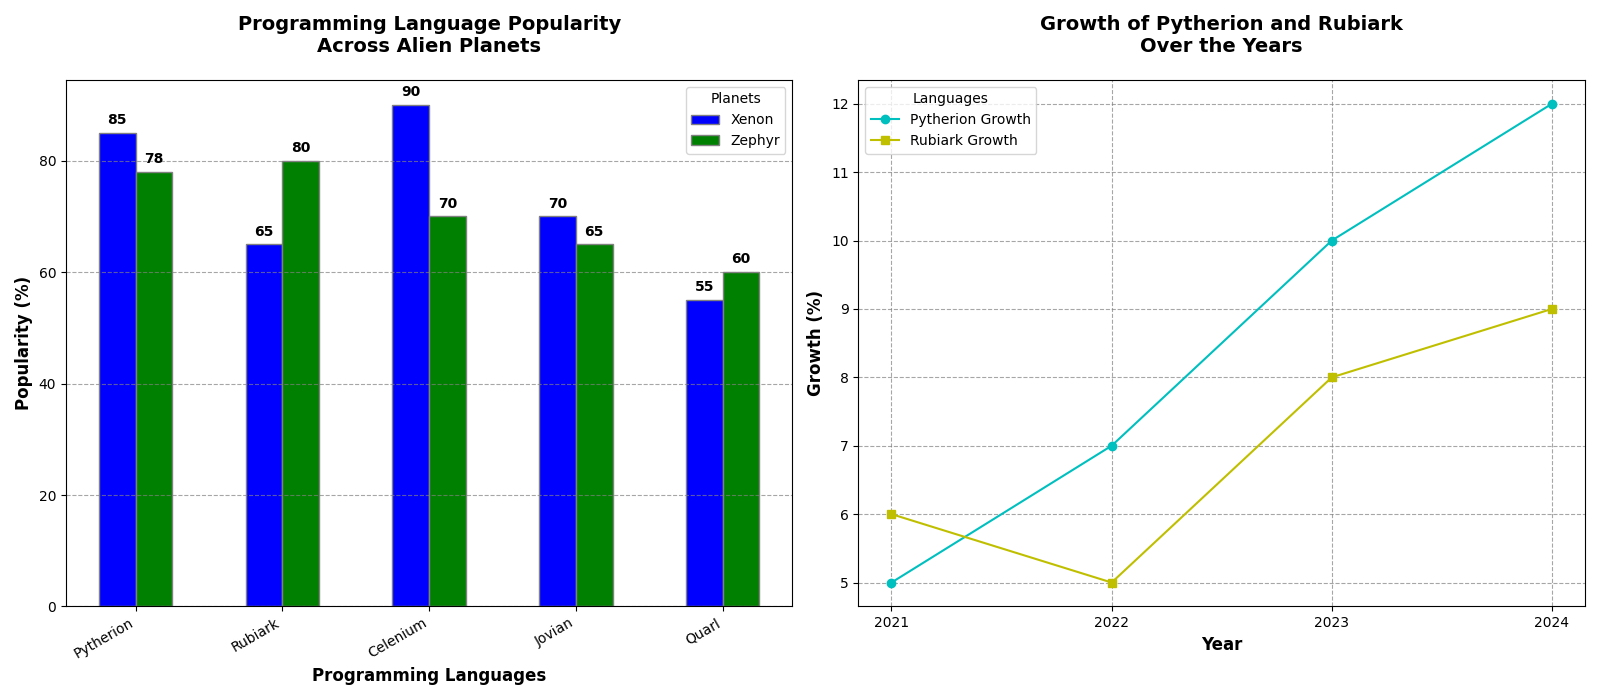

Write the Python code that produced this figure.
import matplotlib.pyplot as plt
import numpy as np

languages = ["Pytherion", "Rubiark", "Celenium", "Jovian", "Quarl"]
xenon_popularity = [85, 65, 90, 70, 55]
zephyr_popularity = [78, 80, 70, 65, 60]

years = ["2021", "2022", "2023", "2024"]
pytherion_growth = [5, 7, 10, 12]
rubiark_growth = [6, 5, 8, 9]

bar_width = 0.25
r1 = np.arange(len(languages))
r2 = [x + bar_width for x in r1]

fig, (ax2, ax1) = plt.subplots(1, 2, figsize=(16, 7))

ax2.bar(r1, xenon_popularity, color='b', width=bar_width, edgecolor='grey', label='Xenon')
ax2.bar(r2, zephyr_popularity, color='g', width=bar_width, edgecolor='grey', label='Zephyr')

for rects, data in zip([r1, r2], [xenon_popularity, zephyr_popularity]):
    for rect, value in zip(rects, data):
        ax2.text(rect, value + 1, str(value), ha='center', va='bottom', fontsize=10, fontweight='bold')

ax2.set_xlabel('Programming Languages', fontweight='bold', fontsize=12)
ax2.set_ylabel('Popularity (%)', fontweight='bold', fontsize=12)
ax2.set_title('Programming Language Popularity\nAcross Alien Planets', fontsize=14, fontweight='bold', pad=20)
ax2.set_xticks([r + bar_width/2 for r in range(len(languages))])
ax2.set_xticklabels(languages, rotation=30, ha='right')
ax2.yaxis.grid(True, linestyle='--', which='major', color='grey', alpha=0.7)
ax2.legend(title='Planets', loc='upper right')

ax1.plot(years, pytherion_growth, marker='o', color='c', label='Pytherion Growth')
ax1.plot(years, rubiark_growth, marker='s', color='y', label='Rubiark Growth')

ax1.set_xlabel('Year', fontweight='bold', fontsize=12)
ax1.set_ylabel('Growth (%)', fontweight='bold', fontsize=12)
ax1.set_title('Growth of Pytherion and Rubiark\nOver the Years', fontsize=14, fontweight='bold', pad=20)
ax1.grid(True, linestyle='--', which='major', color='grey', alpha=0.7)
ax1.legend(title='Languages', loc='upper left')

plt.tight_layout()
plt.show()
